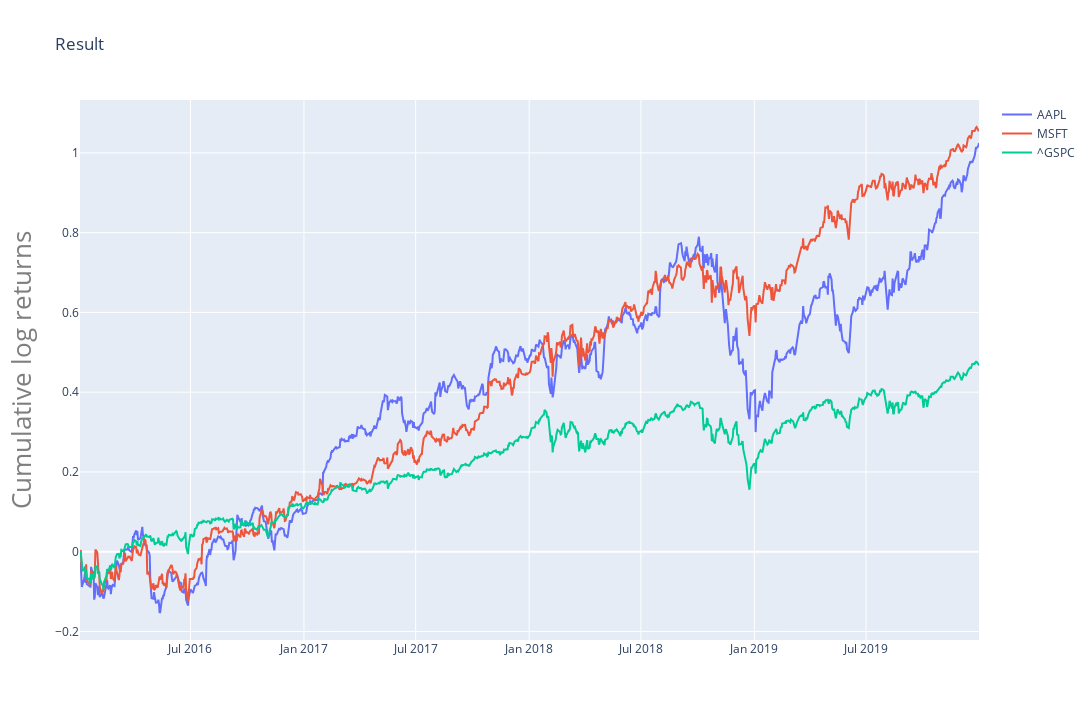

This figure's notebook cell:
### Markdown cell above
Além do preço relativo ou percentual da ação, muitas vezes também se trabalha com o total relativo acumalado, que é a medida que indica a rentabibilidade de um dado período.
Os gráfico abaixo representamo o valorp percentual da ação seguido pelo gráfico representando o total acumulado. Por exemplo, no gráfico de total acumulado, notamos que se uma pessoa tivesse  investido 1000 na Apple no inicio dos anos 2000, teria aumentado seu capital em quase 6 vezes.

### Code cell
layout = go.Layout(
    title='Result',
    yaxis=dict(
        title='Cumulative log returns',
        titlefont=dict(
            size=26,
            color='#7f7f7f'
        )
    )
)
    
axis = []

for d in log_returns:
    axi = go.Scatter(
                x=log_returns.index,
                y=log_returns[d].cumsum(),
                name = d,
                opacity = 1)
    axis.append(axi)
    
fig = dict(data=axis, layout=layout)

fig = go.Figure(fig)

fig.update_layout(xaxis_rangeslider_visible=False,  width=1280, height=720)
fig.show(filename='candlestick_plot')

### Figure 1 — Plotly figure (JSON) as saved in the notebook; plotly's stock layout.template omitted (floating-point values rounded to 4 significant figures; data arrays with more than 128 entries replaced by an {"elided": "..."} marker saying what was removed)
{"data": [{"name": "AAPL", "opacity": 1, "type": "scatter", "x": {"elided": "1006 str values"}, "y": {"elided": "1006 float values"}}, {"name": "MSFT", "opacity": 1, "type": "scatter", "x": {"elided": "1006 str values"}, "y": {"elided": "1006 float values"}}, {"name": "^GSPC", "opacity": 1, "type": "scatter", "x": {"elided": "1006 str values"}, "y": {"elided": "1006 float values"}}], "layout": {"height": 720, "title": {"text": "Result"}, "width": 1280, "xaxis": {"autorange": true, "range": ["2016-01-04", "2019-12-31"], "rangeslider": {"visible": false, "yaxis": {}}, "type": "date"}, "yaxis": {"autorange": true, "range": [-0.2214, 1.133], "title": {"font": {"color": "#7f7f7f", "size": 26}, "text": "Cumulative log returns"}, "type": "linear"}}}
